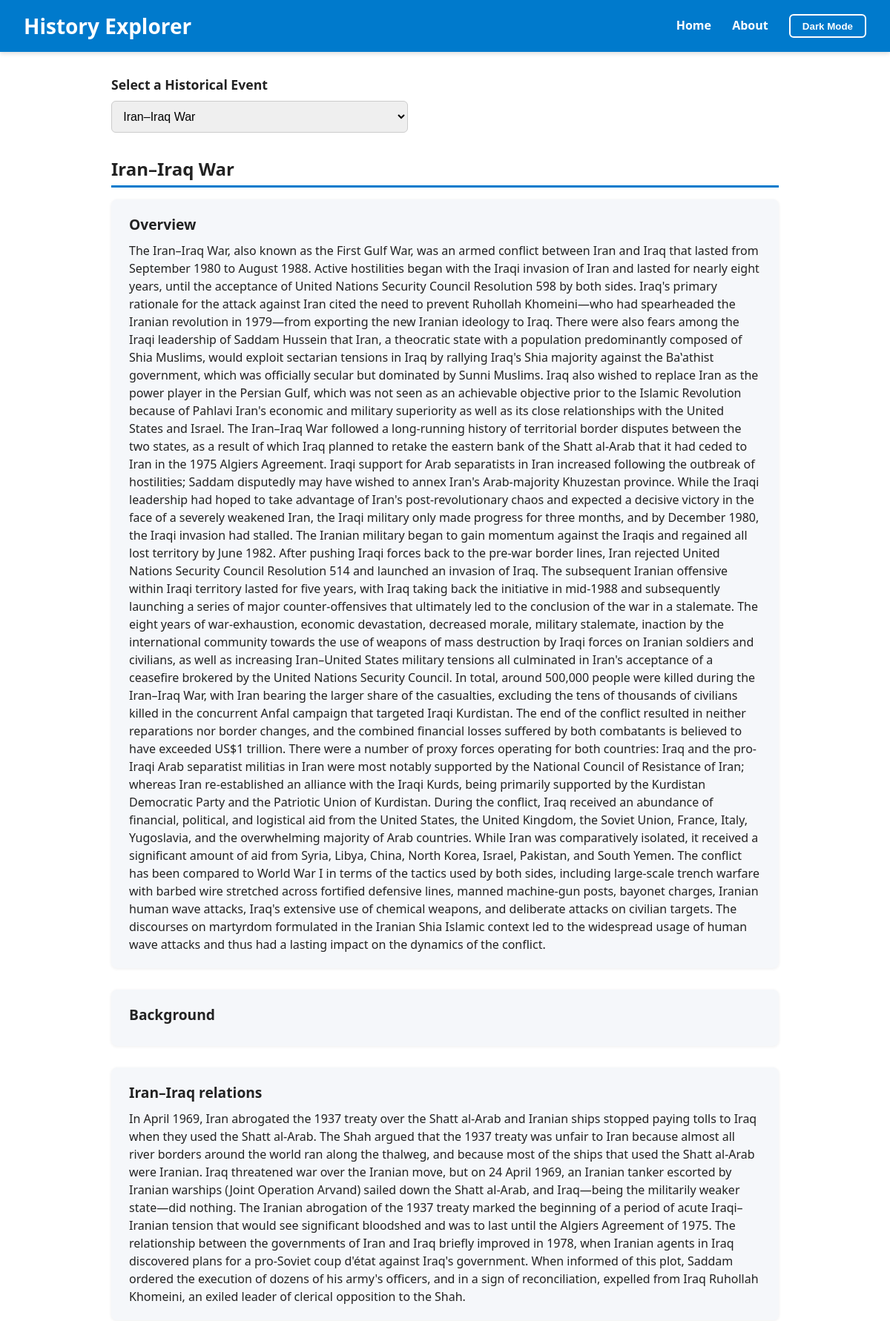
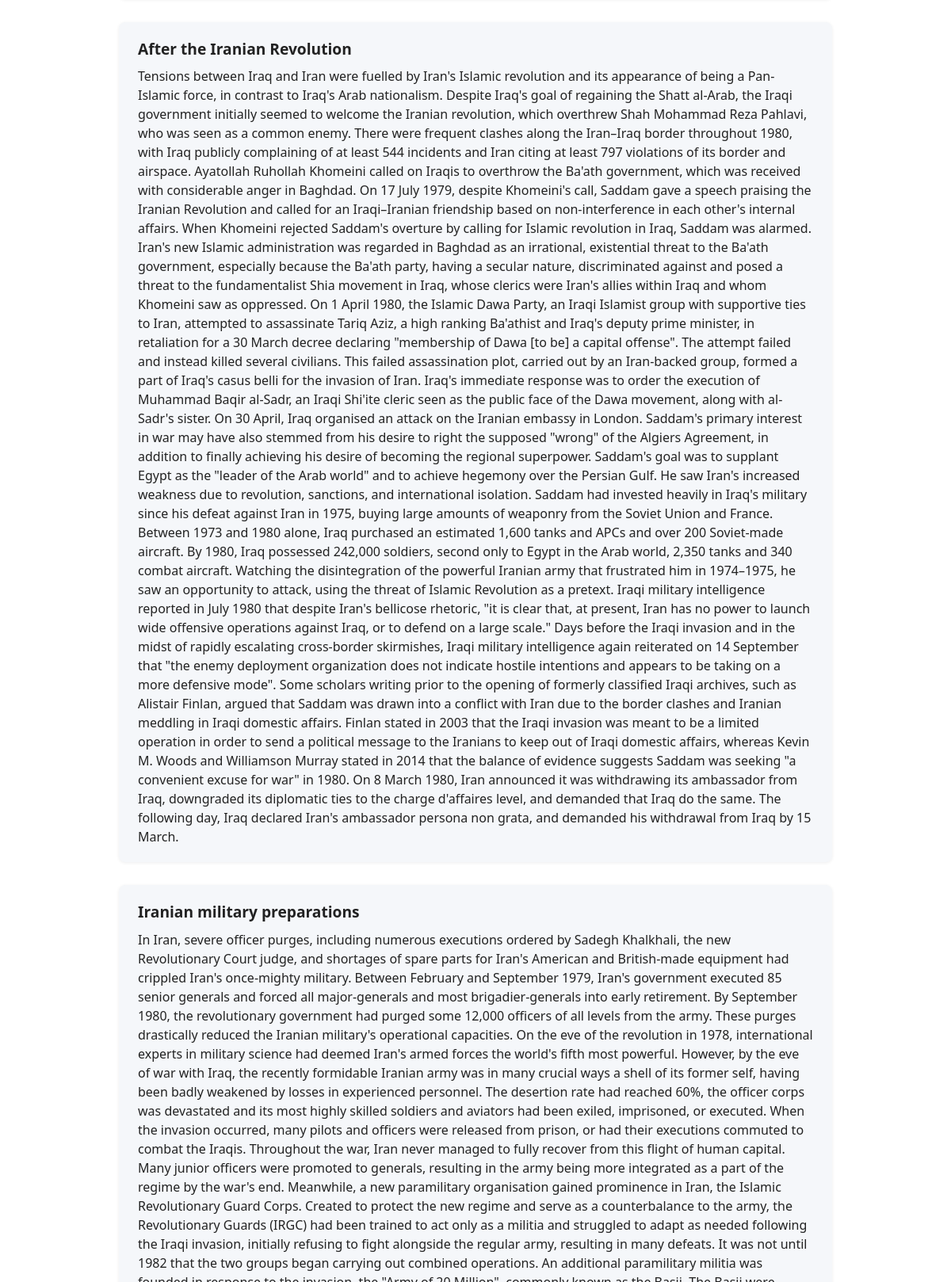
/?event_id=19 (upper part), run on the app's committed database (2 pictures, top to bottom).
### tables this page shows
CREATE TABLE events (
            id INTEGER PRIMARY KEY AUTOINCREMENT,
            name TEXT NOT NULL
        );

CREATE TABLE event_sections (
            id INTEGER PRIMARY KEY AUTOINCREMENT,
            event_id INTEGER,
            section_title TEXT,
            content TEXT,
            FOREIGN KEY(event_id) REFERENCES events(id)
        );

### app.py (the view)
@app.route('/', methods=['GET'])
def index():
    conn = get_db_connection()
    events = conn.execute('SELECT id, name FROM events ORDER BY name').fetchall()
    event_id = request.args.get('event_id')
    selected_event = None
    sections = []
    if event_id:
        selected_event = conn.execute('SELECT id, name FROM events WHERE id = ?', (event_id,)).fetchone()
        sections = conn.execute('SELECT section_title, content FROM event_sections WHERE event_id = ?', (event_id,)).fetchall()
    conn.close()
    return render_template('index.html', events=events, selected_event=selected_event, sections=sections)

### app.py (called while the page is built)
def get_db_connection():
    conn = sqlite3.connect('history.db')
    conn.row_factory = sqlite3.Row
    return conn

### templates/index.html (shortened to what this page needs)
<!DOCTYPE html>
<html lang="en">
<head>
</head>
<body>
  <header>
    <h1>History Explorer</h1>
    <nav>
      <a href="/">Home</a>
      <a href="/about">About</a>
      <button id="toggle-theme">Dark Mode</button>
    </nav>
  </header>
  <main>
    <form method="GET" action="/">
      <label for="event_id">Select a Historical Event</label>
      <select name="event_id" id="event_id" onchange="this.form.submit()">
        {% for event in events %}
          <option value="{{ event['id'] }}" {% if selected_event and selected_event['id'] == event['id'] %}selected{% endif %}>{{ event['name'] }}</option>
        {% endfor %}
      </select>
    </form>
    {% if selected_event %}
      <h2>{{ selected_event['name'] }}</h2>
      {% for section in sections %}
        <section class="content-block">
          <h3>{{ section['section_title'] }}</h3>
          <p>{{ section['content'] }}</p>
        </section>
      {% endfor %}
    {% else %}
      <p>Please select an event above to see detailed information.</p>
    {% endif %}
  </main>
</body>
</html>

### templates/index.html (style rules this page uses)
:root { --bg-light: #ffffff; --text-light: #222222; --bg-dark: #121212; --text-dark: #e0e0e0; --primary: #007acc; }
body { font-family: 'Segoe UI', Tahoma, Geneva, Verdana, sans-serif; margin: 0; padding: 0; background-color: var(--bg-light); color: var(--text-light); transition: background-color 0.3s, color 0.3s; min-height: 100vh; display: flex; flex-direction: column; }
header { background-color: var(--primary); color: white; padding: 1rem 2rem; display: flex; justify-content: space-between; align-items: center; box-shadow: 0 2px 6px rgba(0,0,0,0.15); }
header h1 { margin: 0; font-weight: 700; font-size: 1.75rem; }
nav a { color: white; margin-left: 1.5rem; text-decoration: none; font-weight: 600; font-size: 1rem; transition: opacity 0.2s; }
button#toggle-theme { background: none; border: 2px solid white; border-radius: 6px; color: white; font-weight: 600; cursor: pointer; padding: 0.4rem 1rem; transition: background-color 0.2s, opacity 0.2s; margin-left: 1.5rem; }
main { padding: 2rem; flex-grow: 1; max-width: 900px; margin: 0 auto; width: 100%; }
label { font-weight: 600; display: block; margin-bottom: 0.6rem; font-size: 1.1rem; }
select { padding: 0.7rem; font-size: 1rem; border-radius: 6px; border: 1.5px solid #ccc; margin-bottom: 2rem; width: 100%; max-width: 400px; box-sizing: border-box; cursor: pointer; transition: border-color 0.3s; }
h2 { margin-top: 0; font-size: 1.5rem; border-bottom: 3px solid var(--primary); padding-bottom: 0.4rem; margin-bottom: 1rem; font-weight: 700; }
section.content-block { margin-bottom: 1.8rem; background-color: #f5f7fa; border-radius: 8px; padding: 1.25rem 1.5rem; box-shadow: 0 1px 4px rgba(0,0,0,0.07); transition: background-color 0.3s, box-shadow 0.3s; }
section.content-block h3 { margin-top: 0; font-weight: 600; font-size: 1.2rem; margin-bottom: 0.6rem; }
section.content-block p { margin: 0; font-size: 1rem; line-height: 1.5; }

### data on the page
events: name "Iran–Iraq War"
event_sections: section_title "Overview", content "The Iran–Iraq War, also known as the First Gulf War, was an armed conflict between Iran and Iraq that lasted from September 1980 to August 1988. Active hostilities began with the Iraqi invasion of Iran and lasted for nearly eight years, until the acceptance of United Nations Security Council Resolution 598 by both sides. Iraq's primary rationale for the attack against Iran cited the need to prevent Ruhollah Khomeini—who had spearheaded the Iranian revolution in 1979—from exporting the new Iranian ideology to Iraq. There were also fears among the Iraqi leadership of Saddam Hussein that Iran, a theocratic state with a population predominantly composed of Shia Muslims, would exploit sectarian…"
event_sections: section_title "Background"
event_sections: section_title "Iran–Iraq relations", content "In April 1969, Iran abrogated the 1937 treaty over the Shatt al-Arab and Iranian ships stopped paying tolls to Iraq when they used the Shatt al-Arab. The Shah argued that the 1937 treaty was unfair to Iran because almost all river borders around the world ran along the thalweg, and because most of the ships that used the Shatt al-Arab were Iranian. Iraq threatened war over the Iranian move, but on 24 April 1969, an Iranian tanker escorted by Iranian warships (Joint Operation Arvand) sailed down the Shatt al-Arab, and Iraq—being the militarily weaker state—did nothing. The Iranian abrogation of the 1937 treaty marked the beginning of a period of acute Iraqi–Iranian tension that would see…"
event_sections: section_title "After the Iranian Revolution", content "Tensions between Iraq and Iran were fuelled by Iran's Islamic revolution and its appearance of being a Pan-Islamic force, in contrast to Iraq's Arab nationalism. Despite Iraq's goal of regaining the Shatt al-Arab, the Iraqi government initially seemed to welcome the Iranian revolution, which overthrew Shah Mohammad Reza Pahlavi, who was seen as a common enemy. There were frequent clashes along the Iran–Iraq border throughout 1980, with Iraq publicly complaining of at least 544 incidents and Iran citing at least 797 violations of its border and airspace. Ayatollah Ruhollah Khomeini called on Iraqis to overthrow the Ba'ath government, which was received with considerable anger in Baghdad. On…"
event_sections: section_title "Iranian military preparations"

### other printed values
form field event_id "Iran–Iraq War"
